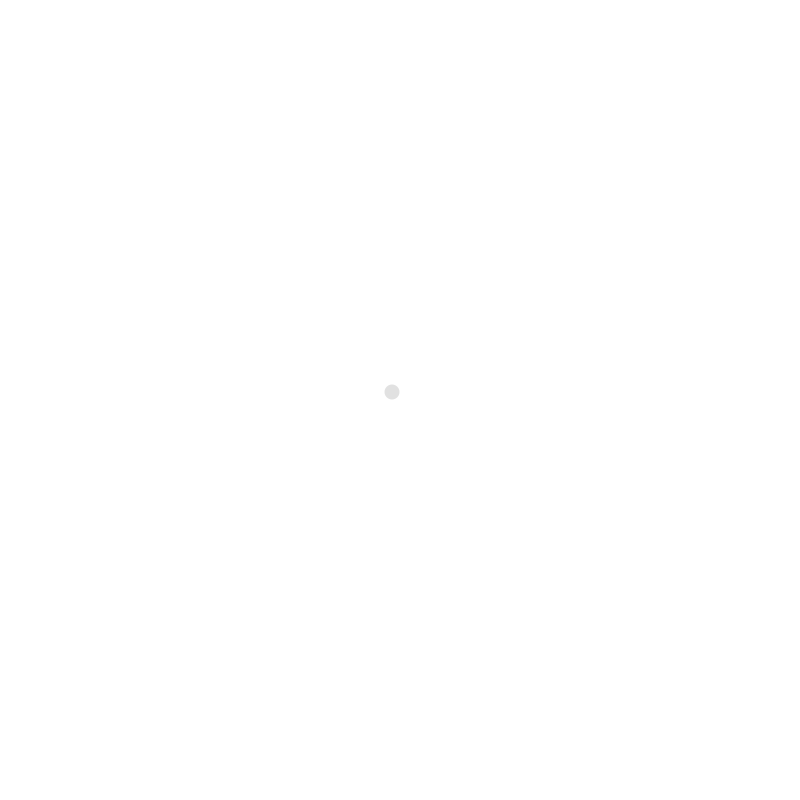
Frame 1 (no input)
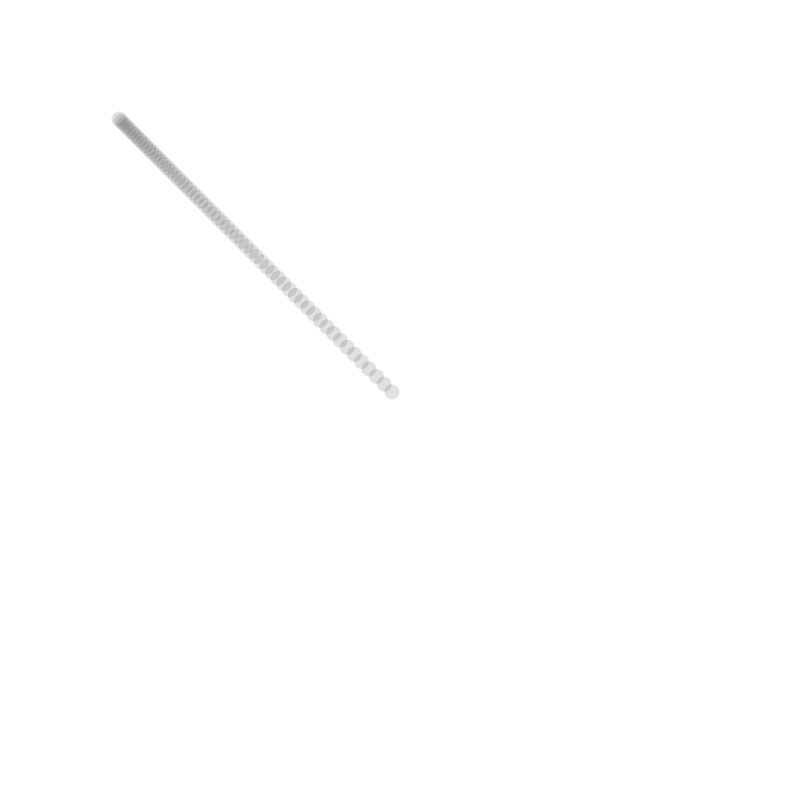
Frame 60 (the mouse pressed at the canvas centre just before this capture)
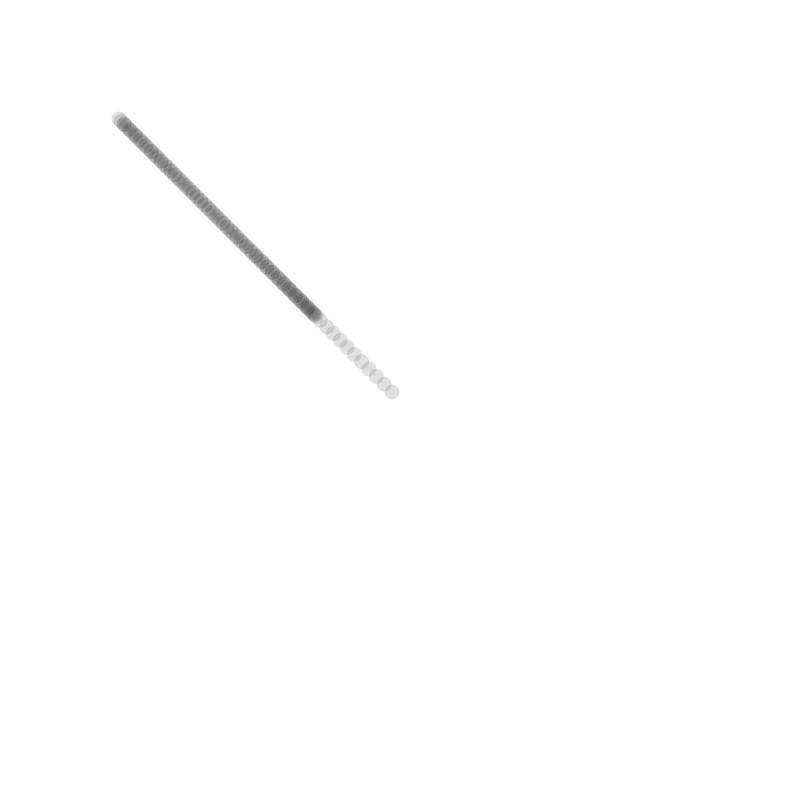
Frame 120 (the mouse held since frame 60 and released just before this capture)

The Processing sketch that drew these frames (run headless with seeded random() and noise(); from frame 60 on, the mouse is pressed at the canvas centre):

// Processing sketch: FollowMouse
// ── FollowMouse.pde
Mover mover;

void setup() {
    size(800, 800);
    background(255);
    mover = new Mover();
}

void draw() {
    mover.update();
    mover.display();
}

// ── Mover.pde
// random walker following mouse
class Mover{
  PVector loc; // walker location
  PVector acc; // walker current acceleration
  PVector dir; // vector between walker and cursor
  PVector cursor;

  Mover(){
    loc = new PVector(width/2, height/2);
    acc = new PVector(random(-1, 1), random(-1, 1));
  }

  void update(){
    cursor = new PVector(mouseX, mouseY);
    dir = PVector.sub(cursor, loc);
    acc = dir.div(100);
    println("acc: "+acc.mag());
    loc.add(acc);
    loc.add(dir);
  }

  void display(){
    fill(0, 30);
    noStroke();
    ellipse(loc.x, loc.y, 15, 15);
  }

}
